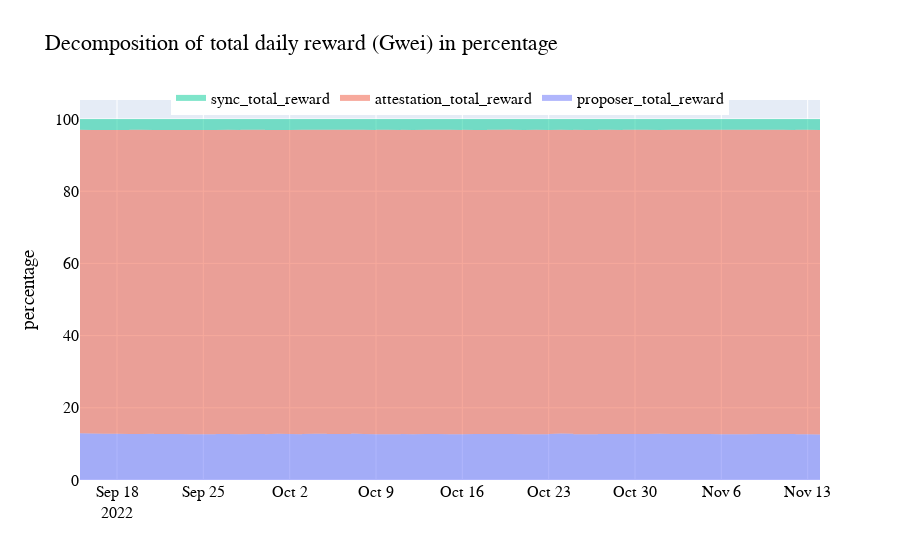

Notebook code cell kept with this figure:
### Code cell
import pandas as pd
import plotly.graph_objects as go

# Sample data (replace with your data)
df =data.copy()

# Get columns that end with '_reward' but exclude 'final_total_reward'
reward_columns = [col for col in df.columns if col.endswith('_reward') and col != 'final_total_reward']

# Compute total reward for each date excluding 'final_total_reward'
df['total_reward_excluding_final'] = df[reward_columns].sum(axis=1)

# Convert each reward column to a percentage of the total reward excluding 'final_total_reward'
for col in reward_columns:
    df[col] = (df[col] / df['total_reward_excluding_final']) * 100

# Create a Plotly figure
fig = go.Figure()

# Add traces for each reward column in percentage
for col in reward_columns:
    fig.add_trace(go.Scatter(x=df['date'], y=df[col], mode='none', stackgroup='one', groupnorm='percent', name=col))
fig.update_yaxes(title='percentage')
# Update layout for the legend and other properties
fig.update_layout(
    font=dict(family="Courier New, monospace", size=16, color="black"),
    title_text=f"Decomposition of total daily reward (Gwei) in percentage",
    showlegend=True,
    legend=dict(
        y=1.05,            # Adjusts the y position
        x=0.5,            # Adjusts the x position
        xanchor='center', # Anchor the x position
        yanchor='top',    # Anchor the y position
        orientation='h'   # Horizontal orientation
    )
)

# Show figure
fig.show()
